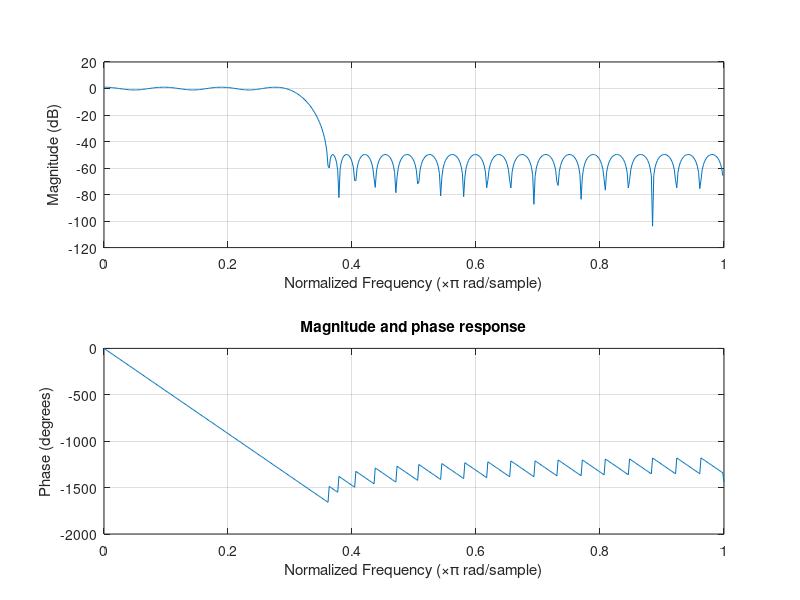
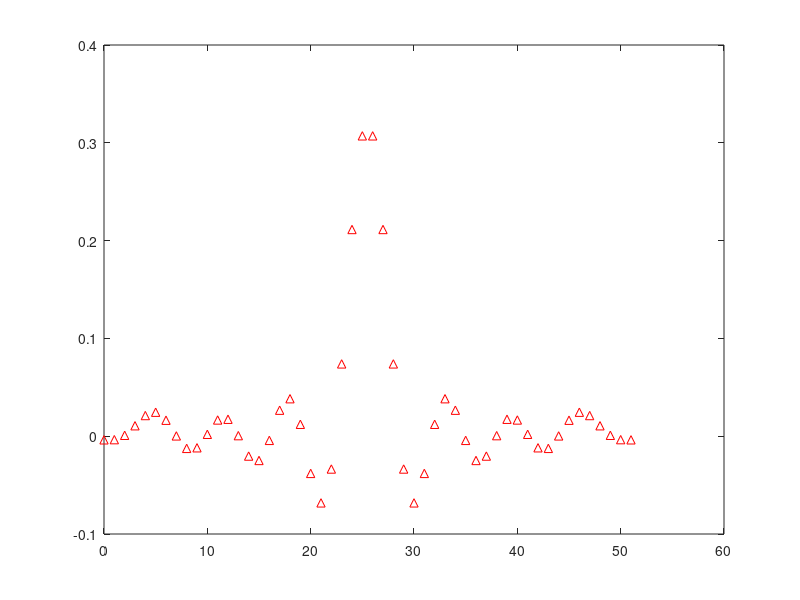

Write MATLAB code to recreate these figures, in order.
clear all
close all
clc

% parameters
f = [225, 270];
a = [1, 0];
delta_s = 10^(-2.5);
delta_p = ((10^0.1 - 1)/(10^0.1 + 1));
rp = [delta_p, delta_s];
fs = 1500;

[n, fo, mo, w] = firpmord(f, a, rp, fs);
b = firpm(n, fo, mo, w);

figure(1)
freqz(b, 1)
title('Magnitude and phase response')

figure(2)
impz(b);
